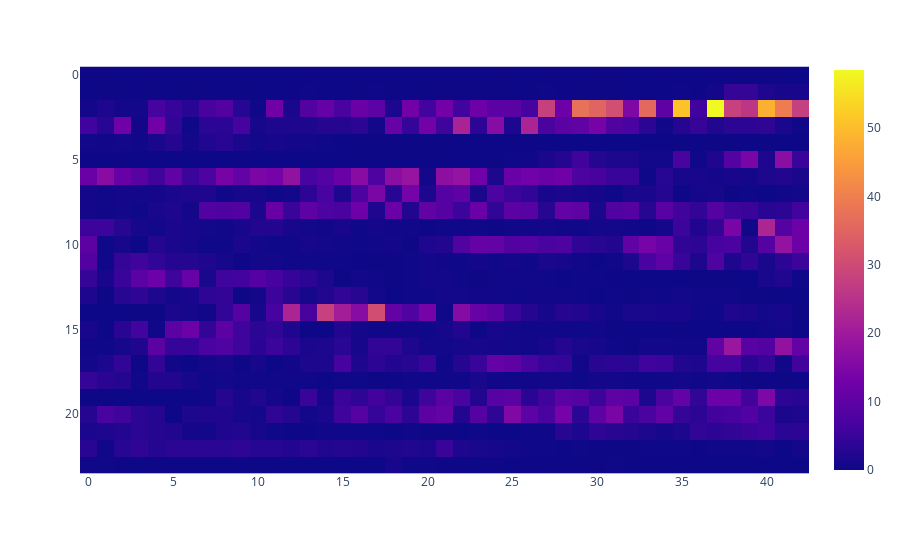

Write notebook code for a chart like this one.
### Markdown cell above
###Построить сонограмму по записи своего голоса

### Code cell
gr = []

for i in range(0, len(spectr_ampl), spectr):
    seg = list(spectr_ampl[i:i+spectr])  
    gr.append(seg)
gr = gr[:-1]
gr = np.array(gr)
gr.reshape(len(gr), len(gr[0]))
fig = px.imshow(gr)
fig.show()

### Figure 1 — Plotly figure (JSON) as saved in the notebook; plotly's stock layout.template omitted (floating-point values rounded to 4 significant figures; data arrays with more than 128 entries replaced by an {"elided": "..."} marker saying what was removed)
{"data": [{"coloraxis": "coloraxis", "hovertemplate": "x: %{x}<br>y: %{y}<br>color: %{z}<extra></extra>", "name": "0", "type": "heatmap", "xaxis": "x", "yaxis": "y", "z": {"elided": "24x43 float values"}}], "layout": {"coloraxis": {"colorscale": [[0, "#0d0887"], [0.1111, "#46039f"], [0.2222, "#7201a8"], [0.3333, "#9c179e"], [0.4444, "#bd3786"], [0.5556, "#d8576b"], [0.6667, "#ed7953"], [0.7778, "#fb9f3a"], [0.8889, "#fdca26"], [1, "#f0f921"]]}, "margin": {"t": 60}, "xaxis": {"anchor": "y", "constrain": "domain", "domain": [0, 1], "scaleanchor": "y"}, "yaxis": {"anchor": "x", "autorange": "reversed", "constrain": "domain", "domain": [0, 1]}}}
